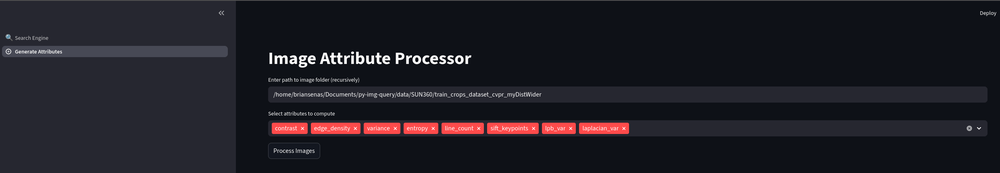
#> input picture examples/measure_attributes.png, 1000 x 173 px, shrunk from 2480 x 430 before the run; its folder holds only this picture in this run
$ python -i measure_attributes.py   (imports and definitions only)   (older library calls are emulated)
#> lines starting #> are read from the running program, lines starting #| are printed output that depends on the picture
from __future__ import annotations

import json
import os
from pathlib import Path

import cv2
import numpy as np
import streamlit as st
from PIL import Image
from skimage.feature import local_binary_pattern


# --- Image attribute functions ---
def compute_contrast(img):
    gray = cv2.cvtColor(img, cv2.COLOR_RGB2GRAY)
    return float(gray.std())


def compute_edge_density(img):
    gray = cv2.cvtColor(img, cv2.COLOR_RGB2GRAY)
    edges = cv2.Canny(gray, 100, 200)
    return float(np.mean(edges > 0))


def compute_variance(img):
    return float(np.var(img))


def compute_entropy(img):
    gray = cv2.cvtColor(img, cv2.COLOR_RGB2GRAY)
    hist = cv2.calcHist([gray], [0], None, [256], [0, 256])
    hist = hist / hist.sum()
    hist = hist[hist > 0]
    return float(-np.sum(hist * np.log2(hist)))


def line_count(img):
    gray = cv2.cvtColor(img, cv2.COLOR_RGB2GRAY)
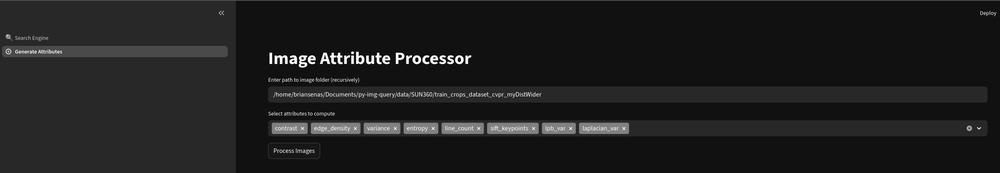
#> gray: shape (173, 1000); min 0, max 255, mean 30.6
    edges = cv2.Canny(gray, 50, 150, apertureSize=3)
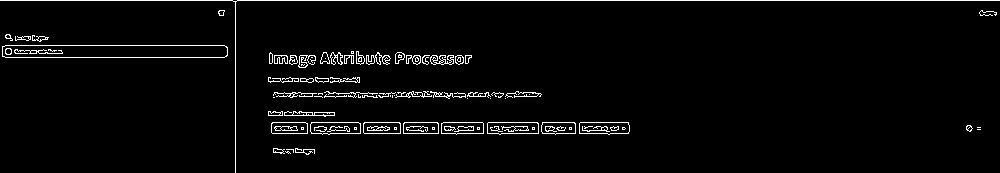
#> edges: shape (173, 1000); 3.2% white in thin lines or dots
    lines = cv2.HoughLinesP(
        edges,
        1,
        np.pi / 180,
        threshold=100,
        minLineLength=50,
        maxLineGap=10,
    )
#> lines = 18 rows, first 6: [0, 0, 999, 0], [272, 133, 628, 133], [272, 122, 628, 122], [269, 57, 471, 57], [5, 45, 235, 45], [271, 130, 387, 130]
    return 0 if lines is None else len(lines)


def compute_sift(img):
    # Unstructured images will have low keypoints and descriptors
    gray = cv2.cvtColor(img, cv2.COLOR_RGB2GRAY)
    sift = cv2.SIFT_create()
    keypoints, _ = sift.detectAndCompute(gray, None)
    return len(keypoints)


def compute_lbp(img):
    # Uniform images have no variance thus lack patterns
    gray = cv2.cvtColor(img, cv2.COLOR_RGB2GRAY)
    radius = 3
    n_points = 8 * radius
    lbp = local_binary_pattern(gray, n_points, radius, method="uniform")
    return np.var(lbp)


def laplacian_var(img):
    # Blurry images have low Laplacian var
    gray = cv2.cvtColor(img, cv2.COLOR_BGR2GRAY)
    laplacian_var = cv2.Laplacian(gray, cv2.CV_64F).var()
    return laplacian_var


# Map attribute names to functions
ATTRIBUTE_FUNCTIONS = {
    "contrast": compute_contrast,
    "edge_density": compute_edge_density,
    "variance": compute_variance,
    "entropy": compute_entropy,
    "line_count": line_count,
    "sift_keypoints": compute_sift,
    "lpb_var": compute_lbp,
    "laplacian_var": laplacian_var,
}

# --- Streamlit UI ---
# [1 line not run here, left out]

# Select folder
# [4 lines that did not run here, left out]

# Select attributes to compute
# [5 lines that did not run here, left out]

# [1 line that did not run here, left out]

# [42 lines not run here, left out]

>>> import cv2
>>> picture = cv2.cvtColor(cv2.imread('../../examples/measure_attributes.png'), cv2.COLOR_BGR2RGB)
>>> result = line_count(picture)
#> result = 18

$ run again, on examples/visualize.png
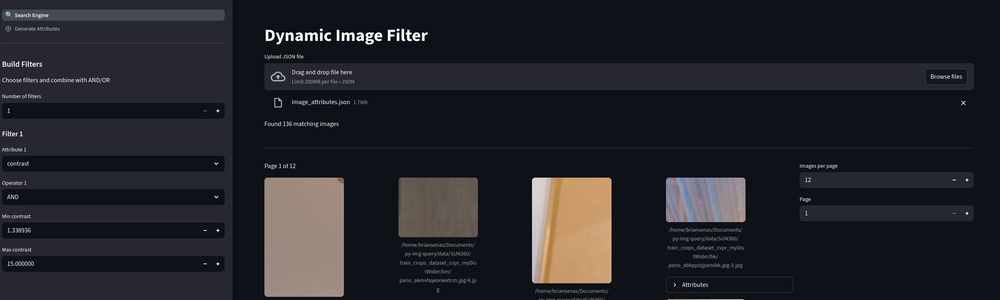
#> input picture examples/visualize.png, 1000 x 300 px, shrunk from 2515 x 755 before the run
#> in line_count, `gray = cv2.cvtColor(img, cv2.COLOR_RGB2GRAY)`:
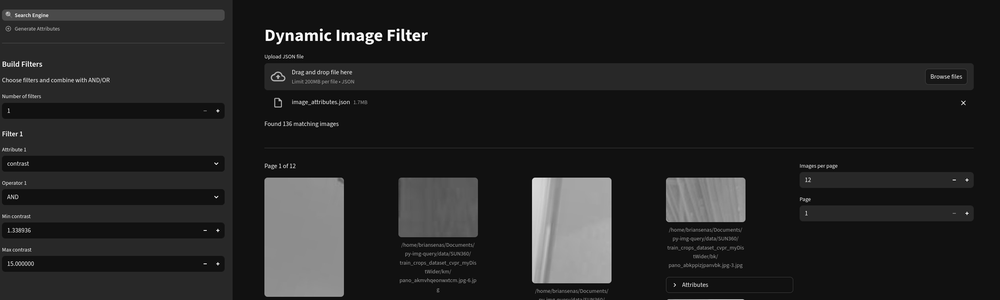
#> gray: shape (300, 1000); min 0, max 255, mean 35.9
#> in line_count, `edges = cv2.Canny(gray, 50, 150, apertureSize=3)`:
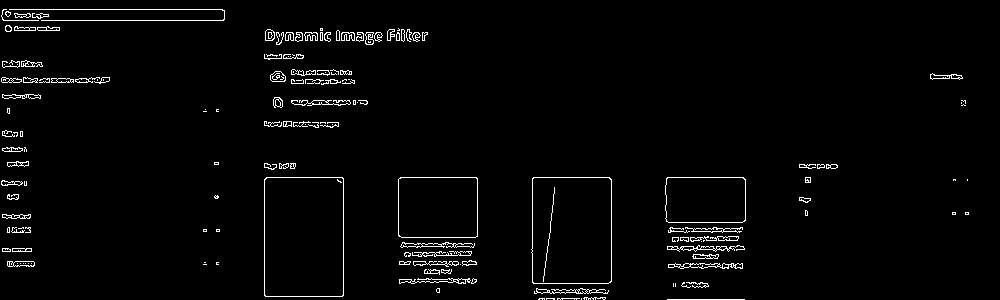
#> edges: shape (300, 1000); 2.4% white in thin lines or dots
#> lines = 13 rows, first 6: [266, 177, 342, 177], [3, 20, 223, 20], [3, 9, 222, 9], [533, 177, 609, 177], [264, 295, 264, 179], [343, 295, 343, 178]
#> result = 13
